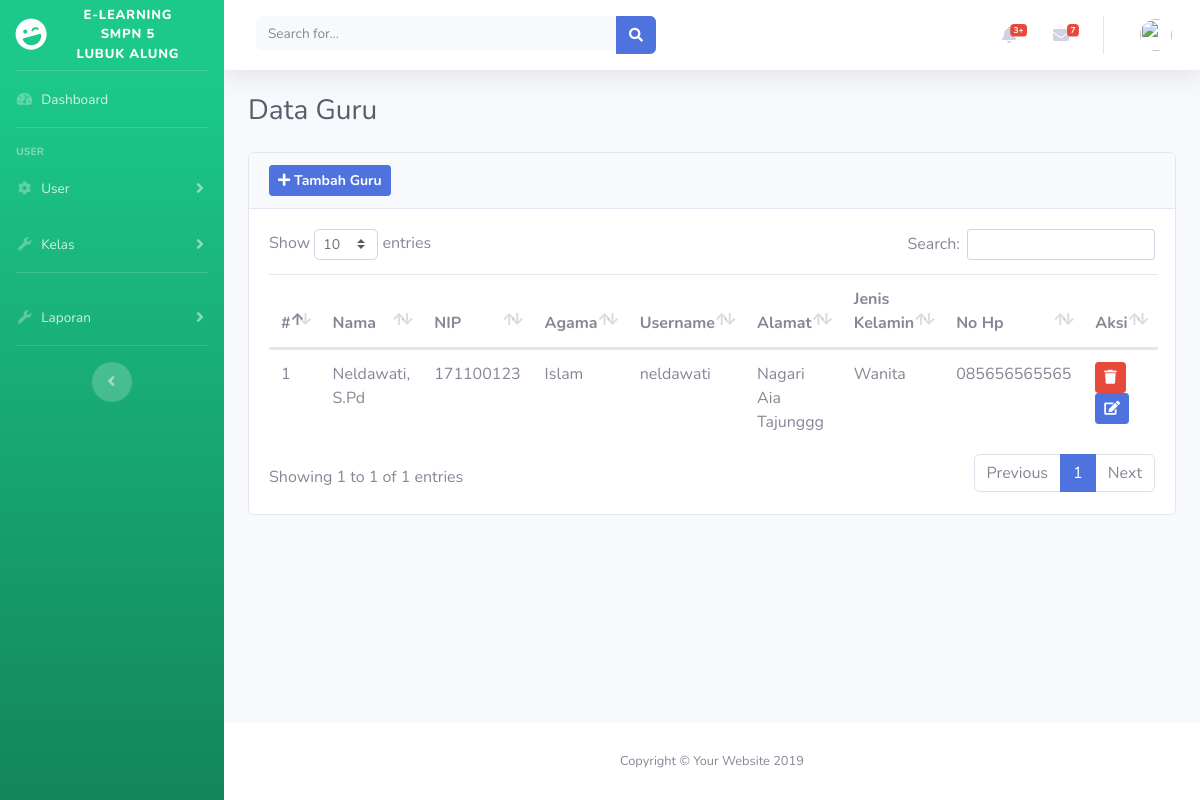
Screenshot of /index.php/admin/user/guru with the database file from the repository.
### tables this page shows
CREATE TABLE `tb_guru` (
  `id` int(11) NOT NULL,
  `username` varchar(100) NOT NULL,
  `password` varchar(100) NOT NULL,
  `nm_guru` varchar(100) NOT NULL,
  `nip_guru` varchar(20) NOT NULL,
  `agama` varchar(20) NOT NULL,
  `alamat` varchar(100) NOT NULL,
  `no_hp` varchar(100) NOT NULL,
  `jenkel` varchar(20) NOT NULL,
  `foto_guru` varchar(100) NOT NULL
);

### application/views/template/content.php (called while the page is built)
<?php
if ($content) {
    $this->load->view($content);
}

### application/views/template/app.php (called while the page is built)
<?php
require_once('header.php');
require_once('sidebar.php');
require_once('topbar.php');
require_once('content.php');
require_once('footer.php');

### application/controllers/admin/User.php (called while the page is built, shortened)
<?php
class User extends CI_Controller
{
	public function guru()
	{
		$data = [
			'judul' => 'Data Guru',
			'content' => 'admin/v_guru',
			'admin' => $this->M_User->get_guru()
		];
		$data['user'] = $this->M_User->session_admin();
		$this->load->view('template/app', $data);
	}
}

### index.php (called while the page is built, shortened)
<?php
require_once BASEPATH.'core/CodeIgniter.php';

### application/models/M_User.php (called while the page is built, shortened)
<?php
class M_User extends CI_Model
{
	public function get_guru()
	{
		return $this->db->get('tb_guru')->result_array();
	}
}

### application/views/admin/v_guru.php (the view, shortened to what this page needs)
<div class="card">
	<div class="card-header">
		<a href="#tambah" data-toggle="modal" class="btn btn-sm btn-primary"><i class="fa fa-plus"></i><b> Tambah Guru </b></a>
	</div>
	<div class="card-body">
		<table class="table" id="dataTable">
			<thead>
				<th>#</th>
				<th>Nama</th>
				<th>NIP</th>
				<th>Agama</th>
				<th>Username</th>
				<th>Alamat</th>
				<th>Jenis Kelamin</th>
				<th>No Hp</th>
				<th>Aksi</th>
			</thead>
			<tbody>
				<?php $no = 1;
				foreach ($admin as $ad) { ?>
					<tr>
						<td><?= $no++ ?></td>
						<td><?= $ad['nm_guru'] ?></td>
						<td><?= $ad['nip_guru'] ?></td>
						<td><?= $ad['agama'] ?></td>
						<td><?= $ad['username'] ?></td>
						<td><?= $ad['alamat'] ?></td>
						<td><?= $ad['jenkel'] ?></td>
						<td><?= $ad['no_hp'] ?></td>
						<td>
							<a href="#hapus<?= $ad['id'] ?>" data-toggle="modal" class="btn btn-sm btn-danger"><i class="fa fa-trash"></i></a>
							<a href="#edit<?= $ad['id'] ?>" data-toggle="modal" class="btn btn-sm btn-primary"><i class="fa fa-edit"></i></a>
						</td>
					</tr>
				<?php } ?>
			</tbody>
		</table>
	</div>
</div>

### assets/chat.css (style rules this page uses)
* { box-sizing: border-box; }
body { background-color: #abd9e9; font-family: Arial; }

### rows the page displays
tb_guru: nm_guru "Neldawati, S.Pd", nip_guru "171100123", agama "Islam", username "neldawati", alamat "Nagari Aia Tajunggg", jenkel "Wanita", no_hp "085656565565"

### other values shown
$judul "Data Guru"
